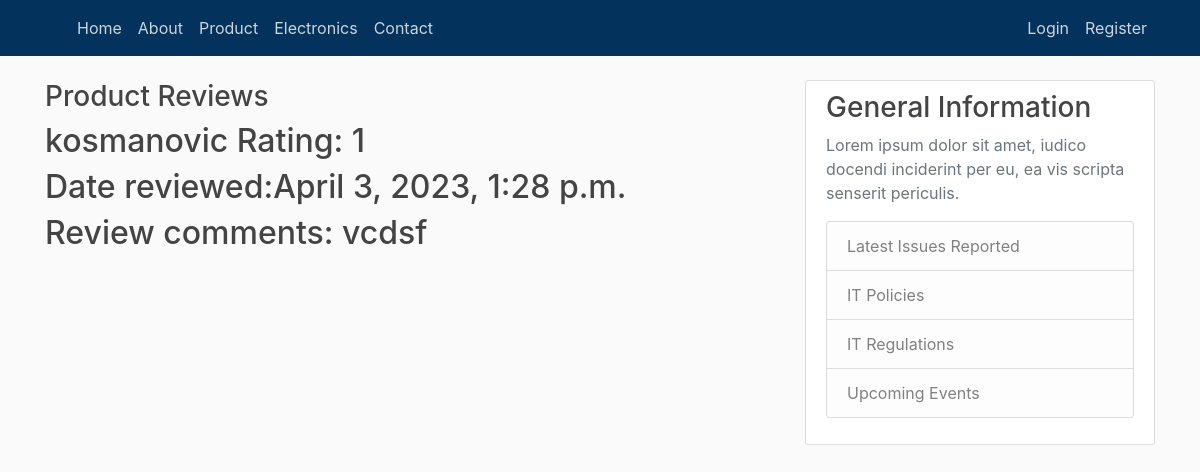
The page /itreporting/issue/1 on the database as committed earlier.
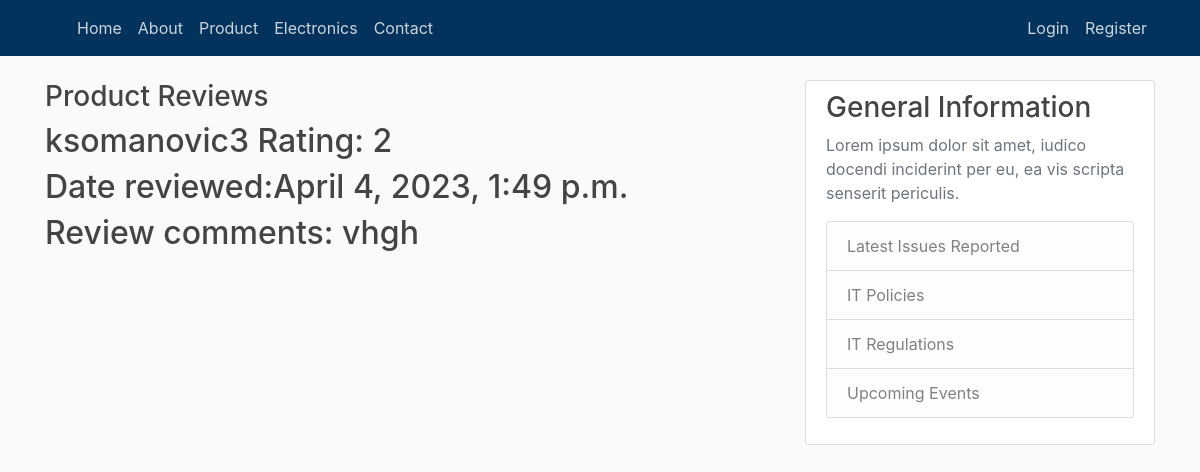
The same page on the database as committed later.
### itreporting/models.py (models this page shows, shortened)
class Issue(models.Model):
    author_name=models.ForeignKey(User, on_delete=models.CASCADE)
    productrating=models.IntegerField(
        null=False,
        validators=[MaxValueValidator(5), MinValueValidator(1)]
    )
    details=models.TextField()
    date_reviewed=models.DateTimeField(default=timezone.now)

### itreporting/views.py (the view)
# urls.py: path('issue/<int:pk>', PostDetailView.as_view(), name='issue-detail'),
class PostDetailView(DetailView):
    model = Issue

### itreporting/templates/itreporting/issue_detail.html (shortened to what this page needs)
{% extends "itreporting/base.html" %}
{%block content%}
<div>
    <h3> {{'Product Reviews'}}</h3>
    <h2 class="article-title">{{ object.author_name }} Rating: {{object.productrating}}</h2>
    <h2 class="article-title">Date reviewed:{{ object.date_reviewed }}</h2>
    <h2 class="article-title">Review comments: {{object.details}}</h2>
</div>
{% endblock %}

### itreporting/templates/itreporting/base.html (shortened to what this page needs)
{% load static %}
<!DOCTYPE html>
<html>
<head>
    <link rel="stylesheet" href="https://cdn.jsdelivr.net/npm/bootstrap@4.0.0/dist/css/bootstrap.min.css">
    <link rel="stylesheet" type="text/css" href="{% static 'css/styles.css' %}" />
</head>
<head>
    </head>
<body>
    <div class="container">
        <header class="site-header">
            <nav class="navbar navbar-expand-md navbar-light fixed-top" style="background-color:#03325c;">
                <div class="container">
                <div class="collapse navbar-collapse" id="navbarToggle">
                    <div class="navbar-nav mr-auto">
                    <a class="nav-item nav-link" href="{% url 'itreporting-home' %}">Home</a>
                    <a class="nav-item nav-link" href="{% url 'itreporting-about' %}">About</a>
                    <a class="nav-item nav-link" href="{% url 'itreporting-product' %}">Product</a>
                    <a class="nav-item nav-link" href="{% url 'itreporting-electronictemplate' %}">Electronics</a>
                    <a class="nav-item nav-link" href="{% url 'itreporting-contact' %}">Contact</a>
                    </div>
                    <div class="navbar-nav">
                        {% if user.is_authenticated %}
                        <a class="nav-item nav-link" href="{% url 'issue-create' %}">Report New Issue</a>
                        <a class="nav-item nav-link" href="{% url 'profile' %}">Profile</a>
                        <a class="nav-item nav-link" href="{% url 'logout' %}">Logout</a>
                        {% else %}
                        <a class="nav-item nav-link" href="{% url 'login' %}">Login</a>
                       <a class="nav-item nav-link" href="{% url 'register' %}">Register</a>
                        {% endif %}
                        </div>
                </div>
                </div>
            </nav>
        </header>
        <div class="row">
            <div class="col-md-8">
                {% block content %}{% endblock %}
            </div>
            <div class="col-md-4">
                <div class="content-section">
                    <h3>General Information</h3>
                    <p class='text-muted'>Lorem ipsum dolor sit amet, iudico docendi inciderint per eu, ea vis scripta senserit periculis.
                      <ul class="list-group">
                        <li class="list-group-item list-group-item-light">Latest Issues Reported</li>
                        <li class="list-group-item list-group-item-light">IT Policies</li>
                        <li class="list-group-item list-group-item-light">IT Regulations</li>
                        <li class="list-group-item list-group-item-light">Upcoming Events</li>
                      </ul>
                    </p>
                  </div>
            </div>
        </div>
    </div>
</body>
</html>

### itreporting/static/css/styles.css (style rules this page uses)
body { background: #fafafa; color: #333333; margin-top: 5rem; }
h1, h2, h3, h4, h5, h6 { color: #444444; }
ul { margin: 0; }
.site-header .navbar-nav .nav-link { color: #cbd5db; }
.content-section { background: #ffffff; padding: 10px 20px; border: 1px solid #dddddd; border-radius: 3px; margin-bottom: 20px; }
.article-title { color: #444444; }

Rows that differ between the two databases and show on the page:
changed Issue: author_name "kosmanovic" → "ksomanovic3"; productrating "1" → "2"; date_reviewed "April 3, 2023, 1:28 p.m." → "April 4, 2023, 1:49 p.m."; details "vcdsf" → "vhgh"
